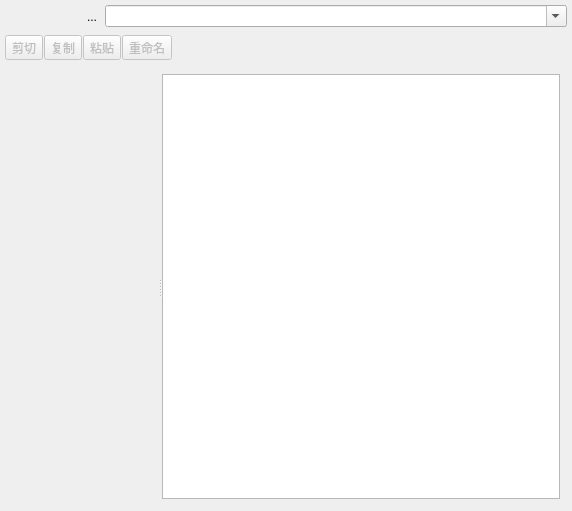
<?xml version="1.0" encoding="UTF-8"?>
<ui version="4.0">
 <class>FileBrowser</class>
 <widget class="QWidget" name="FileBrowser">
  <property name="geometry">
   <rect>
    <x>0</x>
    <y>0</y>
    <width>572</width>
    <height>511</height>
   </rect>
  </property>
  <property name="minimumSize">
   <size>
    <width>0</width>
    <height>0</height>
   </size>
  </property>
  <property name="windowTitle">
   <string>Form</string>
  </property>
  <layout class="QGridLayout" name="gridLayout_10" rowstretch="1,1,20">
   <property name="leftMargin">
    <number>3</number>
   </property>
   <property name="topMargin">
    <number>3</number>
   </property>
   <property name="rightMargin">
    <number>3</number>
   </property>
   <property name="bottomMargin">
    <number>3</number>
   </property>
   <property name="spacing">
    <number>3</number>
   </property>
   <item row="0" column="0">
    <widget class="QWidget" name="widget_2" native="true">
     <property name="autoFillBackground">
      <bool>false</bool>
     </property>
     <property name="styleSheet">
      <string notr="true"/>
     </property>
     <layout class="QGridLayout" name="gridLayout_7">
      <property name="leftMargin">
       <number>1</number>
      </property>
      <property name="topMargin">
       <number>1</number>
      </property>
      <property name="rightMargin">
       <number>1</number>
      </property>
      <property name="bottomMargin">
       <number>1</number>
      </property>
      <property name="spacing">
       <number>1</number>
      </property>
      <item row="0" column="0">
       <layout class="QGridLayout" name="gridLayout_2" columnstretch="2,0,0,0,0,0">
        <property name="leftMargin">
         <number>1</number>
        </property>
        <property name="topMargin">
         <number>1</number>
        </property>
        <property name="rightMargin">
         <number>1</number>
        </property>
        <property name="bottomMargin">
         <number>1</number>
        </property>
        <property name="spacing">
         <number>1</number>
        </property>
        <item row="0" column="3">
         <widget class="QToolButton" name="toParentButton">
          <property name="toolTip">
           <string>Parent Directory</string>
          </property>
          <property name="accessibleName">
           <string>Parent Directory</string>
          </property>
          <property name="accessibleDescription">
           <string>Go to the parent directory</string>
          </property>
          <property name="icon">
           <iconset resource="resources.qrc">
            <normaloff>:/Resources/arrow-up.png</normaloff>:/Resources/arrow-up.png</iconset>
          </property>
          <property name="shortcut">
           <string>Alt+Up</string>
          </property>
          <property name="autoRaise">
           <bool>true</bool>
          </property>
         </widget>
        </item>
        <item row="0" column="1">
         <widget class="QToolButton" name="forwardButton">
          <property name="toolTip">
           <string>Forward</string>
          </property>
          <property name="accessibleName">
           <string>Forward</string>
          </property>
          <property name="accessibleDescription">
           <string>Go forward</string>
          </property>
          <property name="icon">
           <iconset resource="resources.qrc">
            <normaloff>:/Resources/arrow-right.png</normaloff>:/Resources/arrow-right.png</iconset>
          </property>
          <property name="shortcut">
           <string>Alt+Right</string>
          </property>
          <property name="autoRaise">
           <bool>true</bool>
          </property>
         </widget>
        </item>
        <item row="0" column="5">
         <widget class="QComboBox" name="lookInCombo">
          <property name="sizePolicy">
           <sizepolicy hsizetype="Ignored" vsizetype="Fixed">
            <horstretch>1</horstretch>
            <verstretch>0</verstretch>
           </sizepolicy>
          </property>
          <property name="minimumSize">
           <size>
            <width>30</width>
            <height>0</height>
           </size>
          </property>
          <property name="editable">
           <bool>true</bool>
          </property>
         </widget>
        </item>
        <item row="0" column="4">
         <widget class="QToolButton" name="btnRefresh">
          <property name="enabled">
           <bool>true</bool>
          </property>
          <property name="text">
           <string>...</string>
          </property>
          <property name="icon">
           <iconset resource="resources.qrc">
            <normaloff>:/Resources/spinner.png</normaloff>:/Resources/spinner.png</iconset>
          </property>
          <property name="autoRaise">
           <bool>true</bool>
          </property>
          <property name="arrowType">
           <enum>Qt::NoArrow</enum>
          </property>
         </widget>
        </item>
        <item row="0" column="0">
         <widget class="QToolButton" name="backButton">
          <property name="toolTip">
           <string>Back</string>
          </property>
          <property name="accessibleName">
           <string>Back</string>
          </property>
          <property name="accessibleDescription">
           <string>Go back</string>
          </property>
          <property name="icon">
           <iconset resource="resources.qrc">
            <normaloff>:/Resources/arrow-left.png</normaloff>:/Resources/arrow-left.png</iconset>
          </property>
          <property name="shortcut">
           <string>Alt+Left</string>
          </property>
          <property name="autoRaise">
           <bool>true</bool>
          </property>
         </widget>
        </item>
       </layout>
      </item>
     </layout>
    </widget>
   </item>
   <item row="1" column="0">
    <widget class="QWidget" name="widget_3" native="true">
     <property name="styleSheet">
      <string notr="true"/>
     </property>
     <layout class="QGridLayout" name="gridLayout_9">
      <property name="leftMargin">
       <number>1</number>
      </property>
      <property name="topMargin">
       <number>1</number>
      </property>
      <property name="rightMargin">
       <number>1</number>
      </property>
      <property name="bottomMargin">
       <number>1</number>
      </property>
      <property name="spacing">
       <number>1</number>
      </property>
      <item row="0" column="0">
       <layout class="QGridLayout" name="gridLayout_8">
        <property name="leftMargin">
         <number>1</number>
        </property>
        <property name="topMargin">
         <number>1</number>
        </property>
        <property name="rightMargin">
         <number>1</number>
        </property>
        <property name="bottomMargin">
         <number>1</number>
        </property>
        <property name="spacing">
         <number>1</number>
        </property>
        <item row="0" column="0">
         <widget class="QToolButton" name="tbCut">
          <property name="enabled">
           <bool>false</bool>
          </property>
          <property name="toolTip">
           <string>剪切</string>
          </property>
          <property name="text">
           <string>剪切</string>
          </property>
          <property name="icon">
           <iconset resource="resources.qrc">
            <normaloff>:/Resources/cut.png</normaloff>:/Resources/cut.png</iconset>
          </property>
         </widget>
        </item>
        <item row="0" column="2">
         <widget class="QToolButton" name="tbPaste">
          <property name="enabled">
           <bool>false</bool>
          </property>
          <property name="toolTip">
           <string>粘贴</string>
          </property>
          <property name="text">
           <string>粘贴</string>
          </property>
          <property name="icon">
           <iconset resource="resources.qrc">
            <normaloff>:/Resources/paste.png</normaloff>:/Resources/paste.png</iconset>
          </property>
         </widget>
        </item>
        <item row="0" column="1">
         <widget class="QToolButton" name="tbCopy">
          <property name="enabled">
           <bool>false</bool>
          </property>
          <property name="toolTip">
           <string>复制</string>
          </property>
          <property name="text">
           <string>复制</string>
          </property>
          <property name="icon">
           <iconset resource="resources.qrc">
            <normaloff>:/Resources/copy.png</normaloff>:/Resources/copy.png</iconset>
          </property>
         </widget>
        </item>
        <item row="0" column="3">
         <widget class="QToolButton" name="tbRename">
          <property name="enabled">
           <bool>false</bool>
          </property>
          <property name="toolTip">
           <string>重命名</string>
          </property>
          <property name="text">
           <string>重命名</string>
          </property>
          <property name="icon">
           <iconset resource="resources.qrc">
            <normaloff>:/Resources/rename.png</normaloff>:/Resources/rename.png</iconset>
          </property>
         </widget>
        </item>
        <item row="0" column="4">
         <spacer name="horizontalSpacer_2">
          <property name="orientation">
           <enum>Qt::Horizontal</enum>
          </property>
          <property name="sizeHint" stdset="0">
           <size>
            <width>40</width>
            <height>20</height>
           </size>
          </property>
         </spacer>
        </item>
       </layout>
      </item>
     </layout>
    </widget>
   </item>
   <item row="2" column="0">
    <widget class="QWidget" name="widget" native="true">
     <layout class="QHBoxLayout" name="horizontalLayout">
      <item>
       <widget class="QSplitter" name="splitter">
        <property name="orientation">
         <enum>Qt::Horizontal</enum>
        </property>
        <property name="handleWidth">
         <number>5</number>
        </property>
        <widget class="FormFileNavigation" name="wFileNavigation" native="true"/>
        <widget class="QStackedWidget" name="stackedWidget">
         <property name="currentIndex">
          <number>0</number>
         </property>
         <widget class="QWidget" name="pageFiles">
          <layout class="QGridLayout" name="gridLayout_3">
           <property name="leftMargin">
            <number>0</number>
           </property>
           <property name="topMargin">
            <number>0</number>
           </property>
           <property name="rightMargin">
            <number>0</number>
           </property>
           <property name="bottomMargin">
            <number>0</number>
           </property>
           <property name="spacing">
            <number>0</number>
           </property>
           <item row="0" column="0">
            <widget class="QTreeView" name="tvFiles">
             <property name="contextMenuPolicy">
              <enum>Qt::CustomContextMenu</enum>
             </property>
             <property name="showDropIndicator" stdset="0">
              <bool>true</bool>
             </property>
             <property name="rootIsDecorated">
              <bool>false</bool>
             </property>
             <property name="itemsExpandable">
              <bool>false</bool>
             </property>
             <property name="wordWrap">
              <bool>false</bool>
             </property>
             <property name="headerHidden">
              <bool>false</bool>
             </property>
            </widget>
           </item>
          </layout>
         </widget>
         <widget class="QWidget" name="pageFilteredFiles">
          <layout class="QGridLayout" name="gridLayout">
           <property name="leftMargin">
            <number>0</number>
           </property>
           <property name="topMargin">
            <number>0</number>
           </property>
           <property name="rightMargin">
            <number>0</number>
           </property>
           <property name="bottomMargin">
            <number>0</number>
           </property>
           <property name="spacing">
            <number>0</number>
           </property>
           <item row="0" column="0">
            <widget class="QTreeView" name="tvFilteredFiles">
             <property name="contextMenuPolicy">
              <enum>Qt::CustomContextMenu</enum>
             </property>
             <property name="headerHidden">
              <bool>true</bool>
             </property>
            </widget>
           </item>
          </layout>
         </widget>
         <widget class="QWidget" name="pageProcessInfo">
          <layout class="QGridLayout" name="gridLayout_5">
           <item row="0" column="0">
            <layout class="QGridLayout" name="gridLayout_4">
             <item row="1" column="1">
              <spacer name="horizontalSpacer">
               <property name="orientation">
                <enum>Qt::Horizontal</enum>
               </property>
               <property name="sizeHint" stdset="0">
                <size>
                 <width>40</width>
                 <height>20</height>
                </size>
               </property>
              </spacer>
             </item>
             <item row="1" column="0">
              <widget class="QPushButton" name="btnStop">
               <property name="text">
                <string/>
               </property>
               <property name="icon">
                <iconset resource="resources.qrc">
                 <normaloff>:/Resources/stop.png</normaloff>:/Resources/stop.png</iconset>
               </property>
              </widget>
             </item>
            </layout>
           </item>
           <item row="1" column="0">
            <widget class="QPlainTextEdit" name="plainTextEdit"/>
           </item>
          </layout>
         </widget>
        </widget>
       </widget>
      </item>
     </layout>
    </widget>
   </item>
  </layout>
 </widget>
 <customwidgets>
  <customwidget>
   <class>FormFileNavigation</class>
   <extends>QWidget</extends>
   <header location="global">formfilenavigation.h</header>
   <container>1</container>
  </customwidget>
 </customwidgets>
 <resources>
  <include location="resources.qrc"/>
 </resources>
 <connections/>
</ui>
